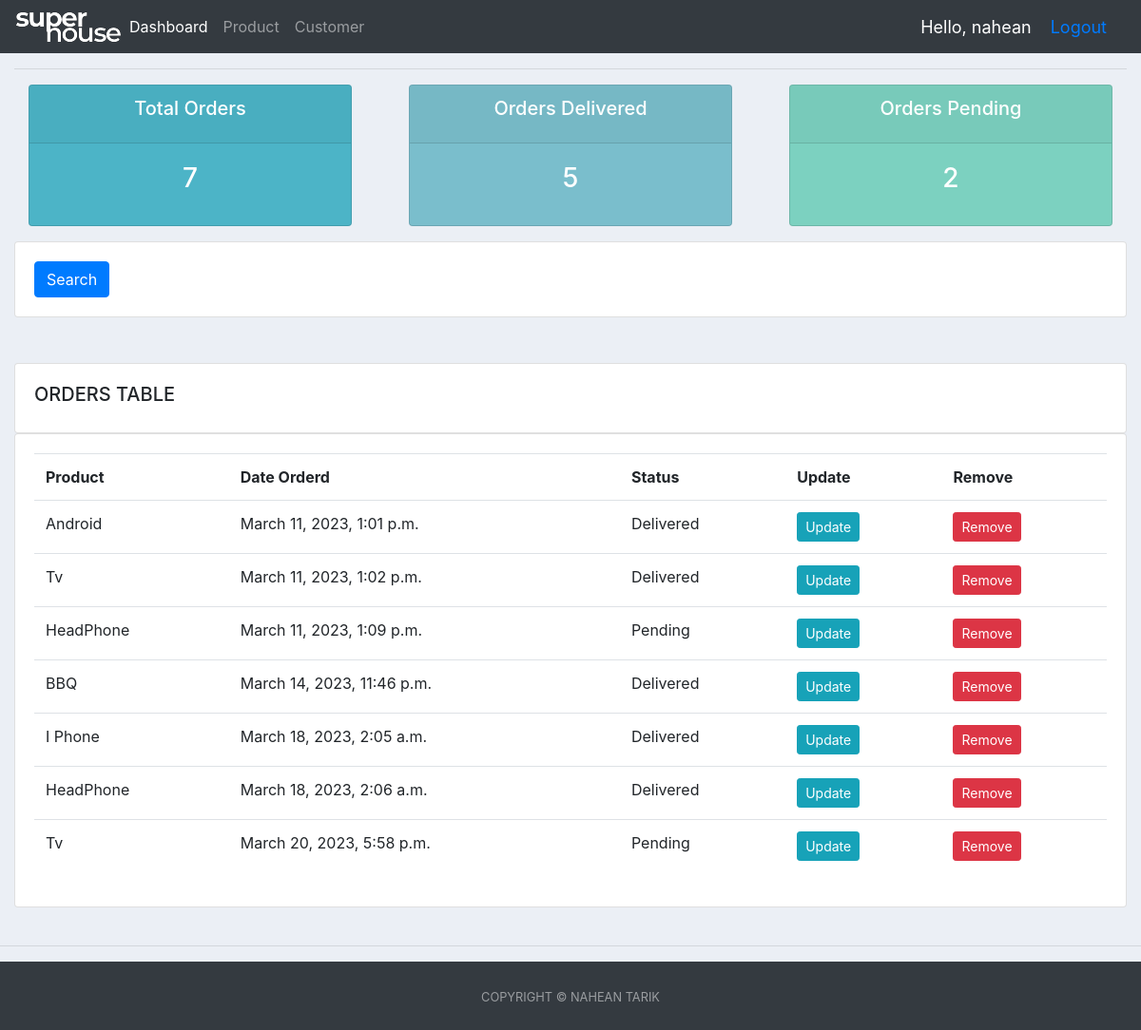
Before: / (signed in) with the older database file.
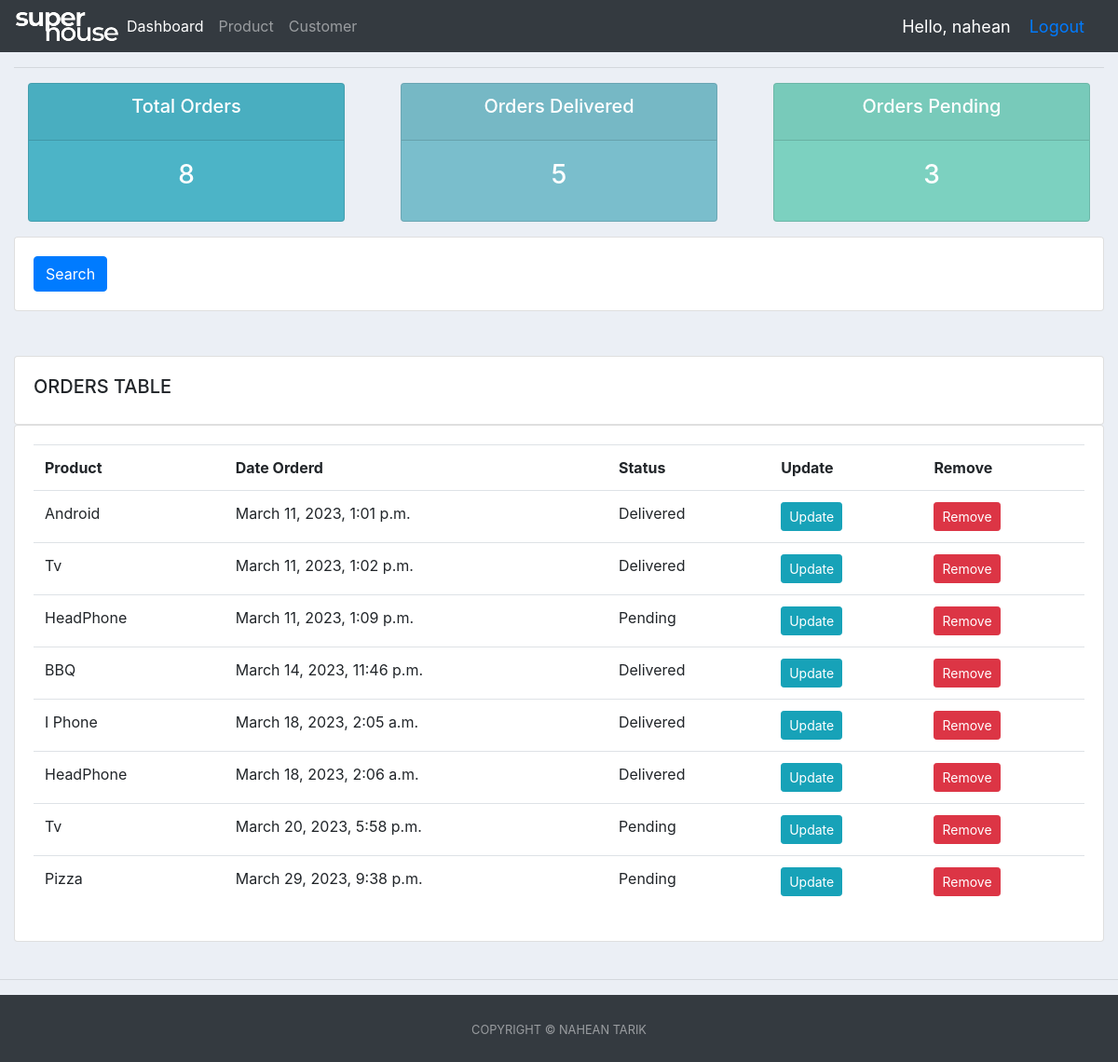
After: the same page with the newer database file.
### accounts/models.py (models this page shows, shortened)
class Order(models.Model):
    STATUS = (
        ('Pending', 'Pending'),
        ('On Process', 'On Process'),
        ('Delivered', 'Delivered'),
    )
    customer = models.ForeignKey(
        Customer, null=True, on_delete=models.SET_NULL)
    product = models.ForeignKey(Product, null=True, on_delete=models.SET_NULL)
    date_created = models.DateTimeField(auto_now_add=True, null=True)
    status = models.CharField(max_length=200, null=True, choices=STATUS)

class Product(models.Model):
    CATEGORY = (
        ('Food', 'Food'),
        ('Outdoor Item', 'Outdoor Item'),
        ('Gadget', 'Gadget'),
    )
    name = models.CharField(max_length=200, null=True)
    price = models.FloatField(null=True)
    category = models.CharField(max_length=200, null=True, choices=CATEGORY)
    Description = models.CharField(max_length=200, null=True, blank=True)
    date_created = models.DateTimeField(auto_now_add=True, null=True)
    tags = models.ManyToManyField(Tag)
    def __str__(self):
        return self.name

### accounts/decorators.py (the view)
    def wrapper_func(request, *args, **kwargs):
        group = None
        if request.user.groups.exists():
            group = request.user.groups.all()[0].name
        if group == 'customer':
            return redirect('userPage')
        if group == 'admin':
            return view_func(request, *args, **kwargs)

### accounts/views.py (called while the page is built)
@login_required(login_url='login')
@Admin_only
def home(request):
    customers = Customer.objects.all()
    orders = Order.objects.all()
    total_orders = orders.count()
    total_customers = customers.count()
    delivered = orders.filter(status='Delivered').count()
    pending = orders.filter(status='Pending').count()
    context = {'orders': orders,
               'total_orders': total_orders, 'total_customers': total_customers, 'delivered': delivered, 'pending': pending}
    return render(request, 'accounts/dashboard.html', context)

### accounts/templates/accounts/dashboard.html (shortened to what this page needs)
{% extends 'accounts/main.html' %} {% block content %}
{% include 'accounts/status.html' %}
<div class="row">
  <div class="col">
    <div class="card card-body">
      <form method="get">
        <button class="btn btn-primary" type="submit">Search</button>
      </form>
    </div>
  </div>
</div>
<br />
<class class="container-fluid">
  <br />
  <class class="row">
    <div class="col-md">
      <div class="card card-body">
        <h5>ORDERS TABLE</h5>
      </div>
      <div class="card card-body">
        <table class="table">
          <tr>
            <th>Product</th>
            <th>Date Orderd</th>
            <th>Status</th>
            <th>Update</th>
            <th>Remove</th>
          </tr>
          {% for i in orders %}
          <tr>
            <td>{{i.product}}</td>
            <td>{{i.date_created}}</td>
            <td>{{i.status}}</td>
            <td>
              <a
                class="btn btn-sm btn-info"
                href="{% url 'update_order' i.id %}"
                >Update</a
              >
            </td>
            <td>
              <a
                class="btn btn-sm btn-danger"
                href="{% url 'delete_order' i.id %}"
                >Remove</a
              >
            </td>
          </tr>
          {% endfor %}
        </table>
      </div>
    </div>
    </class>
    </class>
  </div>
    {% endblock %}

Changed rows visible on the page:
added Order: product "Pizza", date_created "March 29, 2023, 9:38 p.m.", status "Pending"
Other visible differences:
{{ total_orders }}: "7" → "8"
{{ pending }}: "2" → "3"
